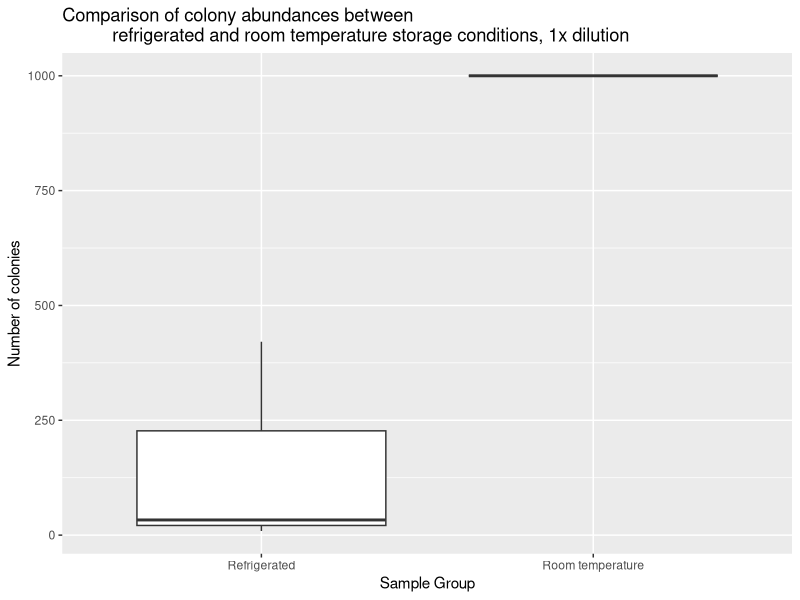

This chart was generated by the following R code:
## ---- chunk 1
knitr::opts_chunk$set(echo = TRUE)
## ---- chunk 2
library("ggplot2")
library("dplyr")
library("tidyr")
library("readr")
## ---- chunk 3
# read in the culture data from csv
culture_data <- read_csv(
  "data/raw_data/Raw_culture_count_data/Culturing_data.csv")
## ---- chunk 4
# filter out only my 100x dilutions and make a boxplot
culture_data %>%
  filter(student_name == "Kris Choi") %>%
  filter(dilution_1_10_or_100 == "1") %>%
  ggplot(aes(x = sample_group,
             y = number_of_colonies)) +
  geom_boxplot() +
  ggtitle("Comparison of colony abundances between 
          refrigerated and room temperature storage conditions, 1x dilution") +
  xlab("Sample Group") +
  ylab("Number of colonies")
